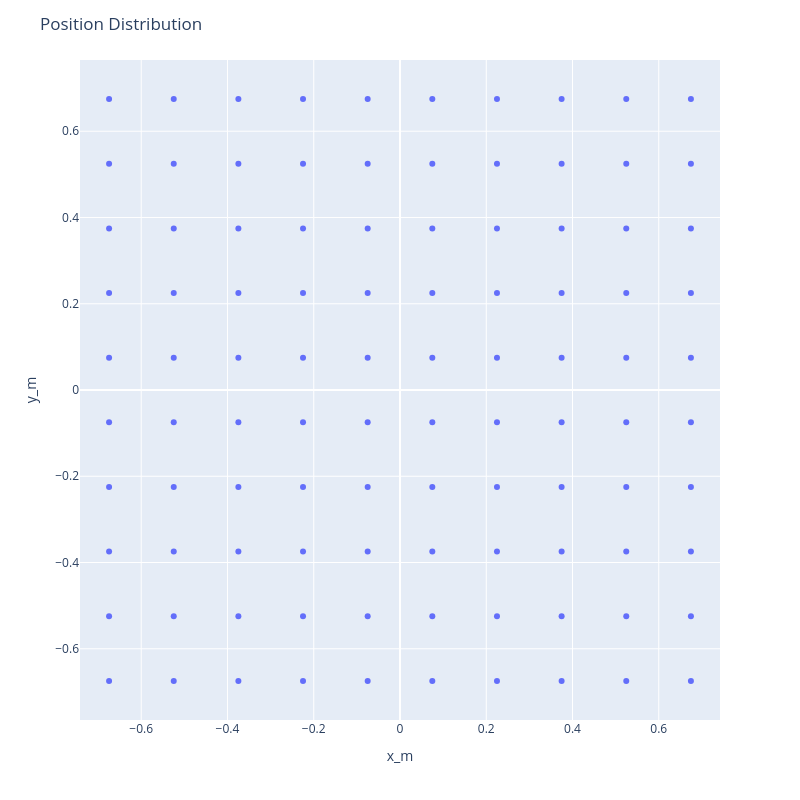

Notebook code cell kept with this figure:
### Markdown cell above
## Grid

### Code cell
cf = Frequency(1, FrequencyUnit.GIGAHERTZ)
distance = convert.cf_to_min_dist(cf)
linera_array_geometry = geometry.Grid(10, 10, distance)
linera_array_geometry.plot.geometry()
